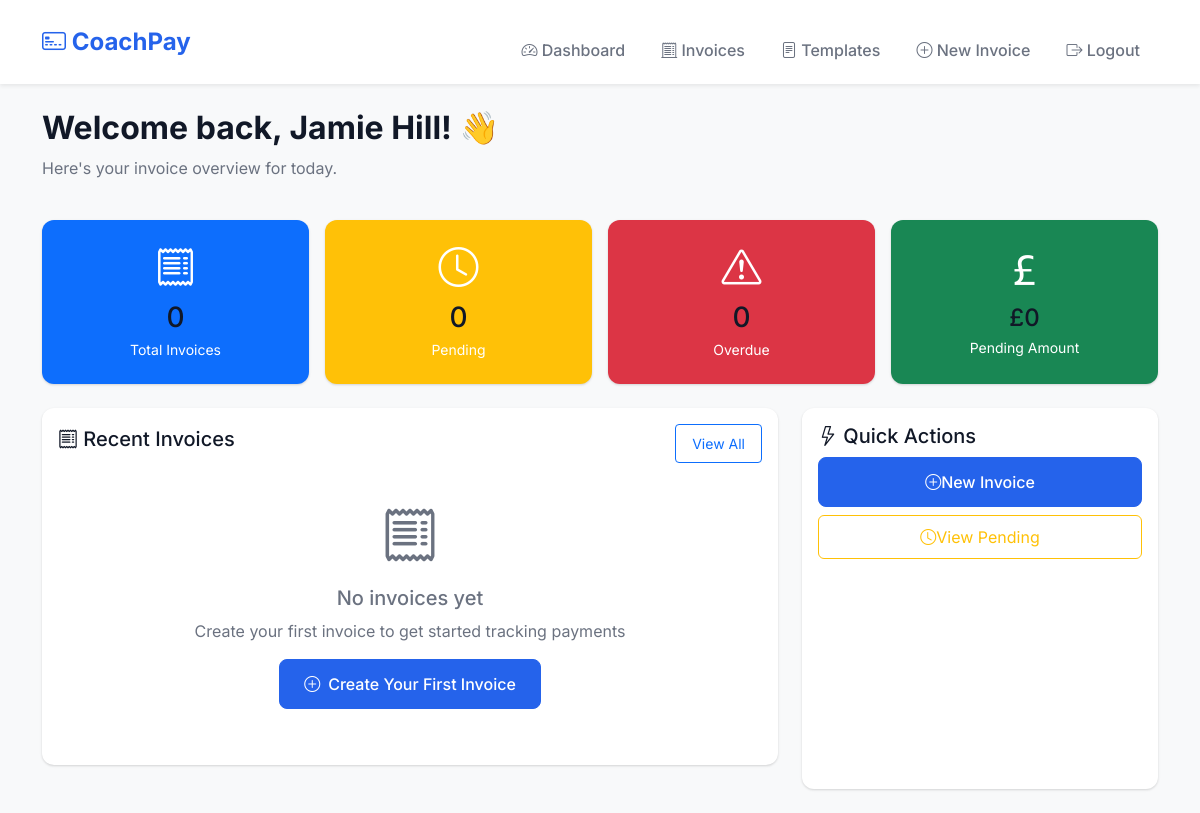
/dashboard (signed in), run on an earlier commit of the app's database.
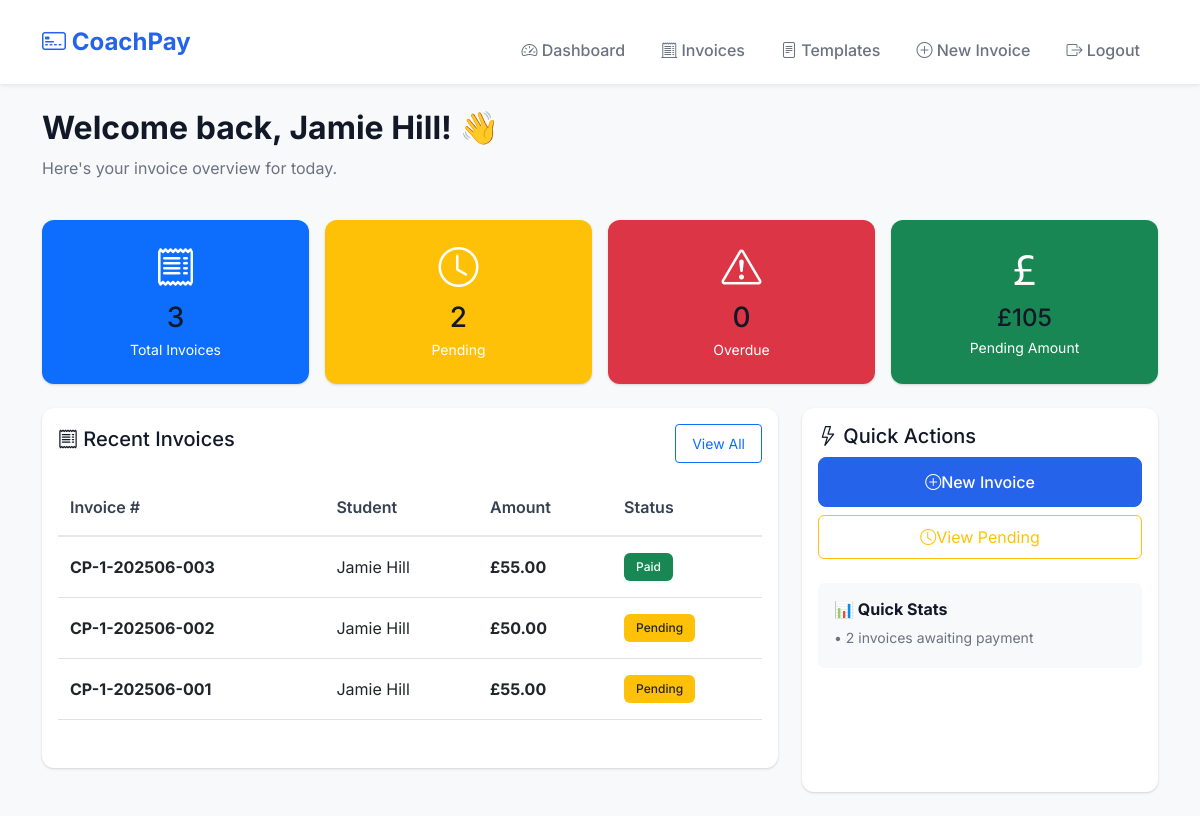
And on a later commit of the database.
### app.py (models this page shows, shortened)
class Invoice(db.Model):
    id = db.Column(db.Integer, primary_key=True)
    coach_id = db.Column(db.Integer, db.ForeignKey('coach.id'), nullable=False)
    template_id = db.Column(db.Integer, db.ForeignKey('invoice_template.id'), nullable=True)
    invoice_number = db.Column(db.String(50), unique=True, nullable=False)
    student_name = db.Column(db.String(100), nullable=False)
    student_email = db.Column(db.String(120))
    date_issued = db.Column(db.Date, nullable=False, default=datetime.utcnow().date())
    due_date = db.Column(db.Date, nullable=False)
    amount = db.Column(sa.Numeric(10, 2), nullable=False)
    description = db.Column(db.Text, nullable=False)
    status = db.Column(db.String(20), default='pending')  # pending, paid, overdue
    created_at = db.Column(db.DateTime, default=datetime.utcnow)
    paid_at = db.Column(db.DateTime)

### app.py (the view)
@app.route('/dashboard')
@login_required
def dashboard():
    coach_id = session['coach_id']
    today = datetime.now().date()
    Invoice.query.filter(
        Invoice.coach_id == coach_id,
        Invoice.status == 'pending',
        Invoice.due_date < today
    ).update({'status': 'overdue'})
    db.session.commit()
    total_invoices = Invoice.query.filter_by(coach_id=coach_id).count()
    pending_invoices = Invoice.query.filter_by(coach_id=coach_id, status='pending').count()
    overdue_count = Invoice.query.filter_by(coach_id=coach_id, status='overdue').count()
    total_pending_amount = db.session.query(db.func.sum(Invoice.amount))\
        .filter_by(coach_id=coach_id, status='pending').scalar() or 0
    recent_invoices = Invoice.query.filter_by(coach_id=coach_id)\
        .order_by(Invoice.created_at.desc())\
        .limit(5).all()
    return render_template('dashboard.html',
                         total_invoices=total_invoices,
                         pending_invoices=pending_invoices,
                         overdue_count=overdue_count,
                         total_pending_amount=total_pending_amount,
                         recent_invoices=recent_invoices)

### app.py (called while the page is built)
def login_required(f):
    @wraps(f)
    def decorated_function(*args, **kwargs):
        if 'coach_id' not in session:
            flash('Please log in to access this page.', 'warning')
            return redirect(url_for('login'))
        return f(*args, **kwargs)
    return decorated_function

@app.after_request
def after_request(response):
    response.headers['X-Content-Type-Options'] = 'nosniff'
    response.headers['X-Frame-Options'] = 'DENY'
    response.headers['X-XSS-Protection'] = '1; mode=block'
    if not is_development:
        response.headers['Strict-Transport-Security'] = 'max-age=31536000; includeSubDomains'
    response.headers['Content-Security-Policy'] = ("default-src 'self'; "
                                                   "script-src 'self' 'unsafe-inline' https://cdn.jsdelivr.net; "
                                                   "style-src 'self' 'unsafe-inline' https://cdn.jsdelivr.net https://fonts.googleapis.com; "
                                                   "font-src 'self' https://cdn.jsdelivr.net https://fonts.gstatic.com; "
                                                   "img-src 'self' data:;")
    return response

### templates/dashboard.html (shortened to what this page needs)
{% extends "base.html" %}
{% block content %}
<div class="row mb-4">
    <div class="col-12">
        <h2 class="fw-bold">Welcome back, {{ session['coach_name'] }}! 👋</h2>
        <p class="text-muted">Here's your invoice overview for today.</p>
    </div>
</div>
<div class="row mb-4 g-3">
    <div class="col-6 col-lg-3">
        <div class="card bg-primary text-white h-100">
            <div class="card-body text-center d-flex flex-column justify-content-center">
                <i class="bi bi-receipt display-6 mb-2"></i>
                <h3 class="mb-1">{{ total_invoices }}</h3>
                <p class="mb-0 small">Total Invoices</p>
            </div>
        </div>
    </div>
    <div class="col-6 col-lg-3">
        <div class="card bg-warning text-white h-100">
            <div class="card-body text-center d-flex flex-column justify-content-center">
                <i class="bi bi-clock display-6 mb-2"></i>
                <h3 class="mb-1">{{ pending_invoices }}</h3>
                <p class="mb-0 small">Pending</p>
            </div>
        </div>
    </div>
    <div class="col-6 col-lg-3">
        <div class="card bg-danger text-white h-100">
            <div class="card-body text-center d-flex flex-column justify-content-center">
                <i class="bi bi-exclamation-triangle display-6 mb-2"></i>
                <h3 class="mb-1">{{ overdue_count }}</h3>
                <p class="mb-0 small">Overdue</p>
            </div>
        </div>
    </div>
    <div class="col-6 col-lg-3">
        <div class="card bg-success text-white h-100">
            <div class="card-body text-center d-flex flex-column justify-content-center">
                <i class="bi bi-currency-pound display-6 mb-2"></i>
                <h4 class="mb-1">£{{ "%.0f"|format(total_pending_amount) }}</h4>
                <p class="mb-0 small">Pending Amount</p>
            </div>
        </div>
    </div>
</div>
<div class="row">
    <div class="col-lg-8 mb-4">
        <div class="card h-100">
            <div class="card-body">
                <div class="d-flex justify-content-between align-items-center mb-3">
                    <h5><i class="bi bi-receipt"></i> Recent Invoices</h5>
                    <a href="{{ url_for('invoices') }}" class="btn btn-sm btn-outline-primary">View All</a>
                </div>
                {% if recent_invoices %}
                <div class="d-none d-md-block">
                    <div class="table-responsive">
                        <table class="table table-hover">
                            <thead>
                                <tr>
                                    <th>Invoice #</th>
                                    <th>Student</th>
                                    <th>Amount</th>
                                    <th>Status</th>
                                </tr>
                            </thead>
                            <tbody>
                                {% for invoice in recent_invoices %}
                                <tr onclick="window.location='{{ url_for('view_invoice', invoice_id=invoice.id) }}'" style="cursor: pointer;">
                                    <td><strong>{{ invoice.invoice_number }}</strong></td>
                                    <td>{{ invoice.student_name }}</td>
                                    <td><strong>£{{ "%.2f"|format(invoice.amount) }}</strong></td>
                                    <td>
                                        {% if invoice.status == 'paid' %}
                                            <span class="badge bg-success">Paid</span>
                                        {% elif invoice.status == 'overdue' %}
                                            <span class="badge bg-danger">Overdue</span>
                                        {% else %}
                                            <span class="badge bg-warning text-dark">Pending</span>
                                        {% endif %}
                                    </td>
                                </tr>
                                {% endfor %}
                            </tbody>
                        </table>
                    </div>
                </div>
                {% else %}
                <div class="text-center py-4">
                    <i class="bi bi-receipt display-4 text-muted"></i>
                    <h5 class="text-muted mt-3">No invoices yet</h5>
                    <p class="text-muted">Create your first invoice to get started tracking payments</p>
                    <a href="{{ url_for('create_invoice') }}" class="btn btn-primary">
                        <i class="bi bi-plus-circle me-2"></i>Create Your First Invoice
                    </a>
                </div>
                {% endif %}
            </div>
        </div>
    </div>
    <div class="col-lg-4">
        <div class="card h-100">
            <div class="card-body">
                <h5><i class="bi bi-lightning"></i> Quick Actions</h5>
                <div class="d-grid gap-2">
                    <a href="{{ url_for('create_invoice') }}" class="btn btn-primary">
                        <i class="bi bi-plus-circle"></i> New Invoice
                    </a>
                    <a href="{{ url_for('invoices', status='pending') }}" class="btn btn-outline-warning">
                        <i class="bi bi-clock"></i> View Pending
                    </a>
                </div>
                {% if pending_invoices > 0 or overdue_count > 0 %}
                <div class="mt-4 p-3 bg-light rounded">
                    <h6 class="fw-bold">📊 Quick Stats</h6>
                    <small class="text-muted">
                        {% if pending_invoices > 0 %}
                        <div class="mb-1">• {{ pending_invoices }} invoice{{ 's' if pending_invoices != 1 else '' }} awaiting payment</div>
                        {% endif %}
                    </small>
                </div>
                {% endif %}
            </div>
        </div>
    </div>
</div>
{% endblock %}

### templates/base.html (shortened to what this page needs)
<!DOCTYPE html>
<html lang="en">
<head>
    <link href="https://cdn.jsdelivr.net/npm/bootstrap@5.3.0/dist/css/bootstrap.min.css" rel="stylesheet">
    <link href="https://cdn.jsdelivr.net/npm/bootstrap-icons@1.10.0/font/bootstrap-icons.css" rel="stylesheet">
</head>
<body>
    <nav class="navbar navbar-expand-lg navbar-light bg-white shadow-sm">
        <div class="container">
            <a class="navbar-brand" href="{{ url_for('index') }}">
                <i class="bi bi-credit-card-2-front"></i> CoachPay
            </a>
            {% if session['coach_id'] %}
            <div class="collapse navbar-collapse" id="navbarNav">
                <div class="navbar-nav ms-auto">
                    <a class="nav-link" href="{{ url_for('dashboard') }}">
                        <i class="bi bi-speedometer2"></i> Dashboard
                    </a>
                    <a class="nav-link" href="{{ url_for('invoices') }}">
                        <i class="bi bi-receipt-cutoff"></i> Invoices
                    </a>
                    <a class="nav-link" href="{{ url_for('templates') }}">
                        <i class="bi bi-file-text"></i> Templates
                    </a>
                    <a class="nav-link" href="{{ url_for('create_invoice') }}">
                        <i class="bi bi-plus-circle"></i> New Invoice
                    </a>
                    <a class="nav-link" href="{{ url_for('logout') }}">
                        <i class="bi bi-box-arrow-right"></i> Logout
                    </a>
                </div>
            </div>
            {% endif %}
        </div>
    </nav>
    <main class="container py-4">
        {% block content %}{% endblock %}
    </main>
</body>
</html>

### templates/base.html (style rules this page uses)
:root { --primary-color: #2563eb; --primary-hover: #1d4ed8; --success-color: #059669; --warning-color: #d97706; --danger-color: #dc2626; --text-muted: #6b7280; --border-radius: 0.75rem; --shadow: 0 1px 3px 0 rgba(0, 0, 0, 0.1), 0 1px 2px 0 rgba(0, 0, 0, 0.06); }
body { background-color: #f8f9fa; font-family: 'Inter', -apple-system, BlinkMacSystemFont, sans-serif; font-size: 16px; line-height: 1.5; -webkit-font-smoothing: antialiased; -moz-osx-font-smoothing: grayscale; }
.navbar-brand { font-weight: 700; color: var(--primary-color) !important; font-size: 1.5rem; }
.navbar-nav .nav-link { font-weight: 500; color: var(--text-muted) !important; padding: 0.75rem 1rem !important; border-radius: 0.5rem; margin: 0.125rem; }
.navbar-collapse { margin-top: 1rem; }
.card { border: none; box-shadow: var(--shadow); border-radius: var(--border-radius); margin-bottom: 1rem; }
.btn-primary { background-color: var(--primary-color); border-color: var(--primary-color); font-weight: 500; padding: 0.75rem 1.5rem; border-radius: 0.5rem; }
.btn { min-height: 44px; display: inline-flex; align-items: center; justify-content: center; text-decoration: none; }
.btn-sm { min-height: 38px; padding: 0.5rem 1rem; }
.badge { font-weight: 500; padding: 0.5rem 0.75rem; border-radius: 0.375rem; }
.nav-link { font-weight: 500; color: var(--text-muted) !important; }
.table th { font-weight: 600; color: #374151; border-bottom: 2px solid #e5e7eb; padding: 1rem 0.75rem; }
.table td { padding: 1rem 0.75rem; vertical-align: middle; }
.text-muted { color: var(--text-muted) !important; }
h1, h2, h3, h4, h5, h6 { color: #111827; line-height: 1.25; }
.navbar { position: sticky; top: 0; z-index: 1030; backdrop-filter: blur(10px); background-color: rgba(255, 255, 255, 0.95) !important; }

What changed in the data, as far as the page shows it:
added Invoice: invoice_number "CP-1-202506-003", student_name "Jamie Hill", amount "55.00", status "Paid"
added Invoice: invoice_number "CP-1-202506-002", student_name "Jamie Hill", amount "50.00", status "Pending"
added Invoice: invoice_number "CP-1-202506-001", student_name "Jamie Hill", amount "55.00", status "Pending"
Also different on the page:
{{ total_invoices }}: "0" → "3"
{{ pending_invoices }}: "0" → "2"
{{ "%.0f"|format(total_pending_amount) }}: "0" → "105"
{{ pending_invoices }}: (not shown) → "2"
{{ 's' if pending_invoices != 1 else '' }}: (not shown) → "s"
text no longer shown: "No invoices yet Create your first invoice to get started tracking payments Create Your First Invoice"
text now shown: "Invoice # Student Amount Status 📊 Quick Stats • invoice awaiting payment"
